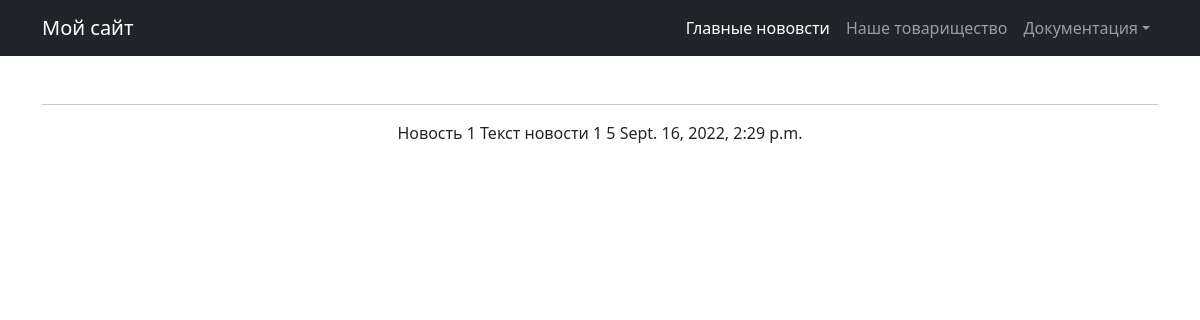
The page /news/1 on the database as committed earlier.
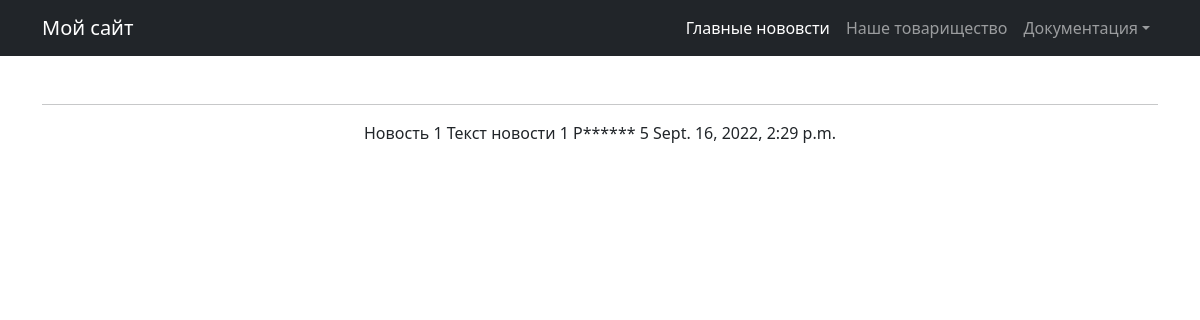
The same page on the database as committed later.
### new/models.py (models this page shows, shortened)
class Post(models.Model):
    author_post = models.ForeignKey(Author, on_delete=models.CASCADE)
    NEWS = 'NW'
    ARTICLE = 'AR'
    CATEGORY_CHOICES =  (
        ( NEWS, 'НОВОСТЬ'),
        (ARTICLE, 'СЧАСТЬЕ')
    )
    categoryType = models.CharField(max_length=2, choices=CATEGORY_CHOICES, default=ARTICLE)
    dataCreation = models.DateTimeField(auto_now_add=True)
    postCategory = models.ManyToManyField(Category, through='PostCategory')
    title = models.CharField(max_length=128)
    text = models.TextField()
    rating = models.SmallIntegerField(default=0)

### new/views.py (the view)
# urls.py: path('<int:pk>', PostDetail.as_view()),
class PostDetail(DetailView):
    model = Post
    template_name = 'News2.html'
    context_object_name = 'Post'

### new/templatetags/censor.py (called while the page is built)
def censor(value):
   bad_words = ('редиска')
   if not isinstance(value, str):
      raise TypeError(f"unresolved type '{type(value)}' expected  type 'str'")
   for word in value.split():
      if word.lower() in bad_words:
         value = value.replace(word, f"{word[0]}{'*' * (len(word) - 1)}")
   return value

### templates/News2.html (shortened to what this page needs)
{% extends 'flatpages/default.html' %}
{% load censor %}
{% block content %}
   <hr>
   <td>{{ Post.title }}</td>
   <td>{{ Post.text|censor }}</td>
   <td>{{ Post.rating }}</td>
   <td>{{ Post.dataCreation}}</td>
{% endblock content %}

Rows that differ between the two databases and show on the page:
changed Post "Новость 1": text|censor "Текст новости 1" → "Текст новости 1 Р******"
